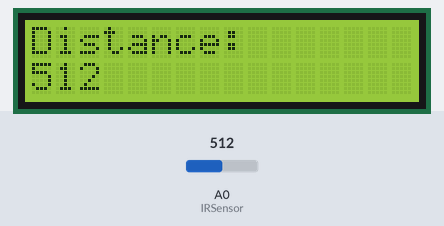
Simulated run of this sketch. Board: Arduino Uno, built with avr-gcc and run on an emulated ATmega328P. Shown: 16×2 character LCD. Inputs (shaded band) come from the test bench; at power-on: A0 (IRSensor) = 512. What the sketch prints to the serial monitor is not drawn.

Above: at 1.2 s.
1.3 s: A0 (IRSensor) set to 0
At 3.0 s:
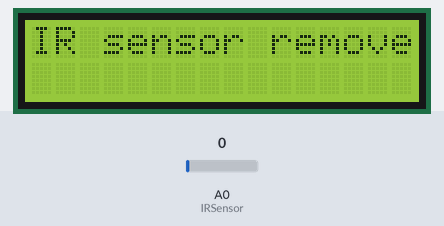
3.5 s: A0 (IRSensor) set to 122
At 4.9 s:
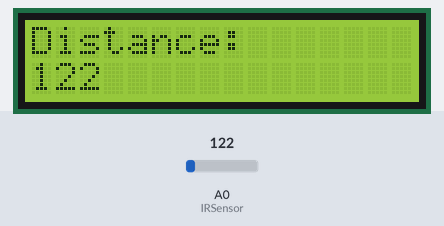
5.5 s: A0 (IRSensor) set to 306
At 6.7 s:
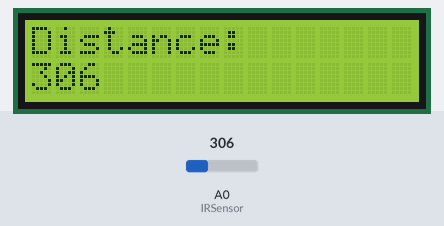
Timing chart, 0 to 8.5 s (numbered marks = the images above; inputs shaded):
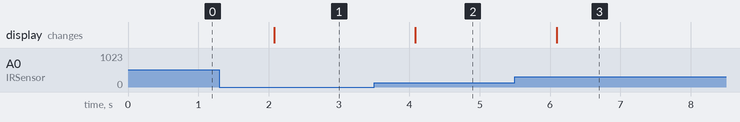

Measured:
- after the input at 1.3 s, the display: changes after 0.78 s (image 1)
- after the input at 3.5 s, the display: changes after 0.59 s (image 2)
- after the input at 5.5 s, the display: changes after 0.60 s (image 3)

The sketch:

Question_3.ino
```cpp
#include <LiquidCrystal.h> // Include the LiquidCrystal library for controlling the LCD display
#include <IRremote.h>      // Include the IRremote library for handling infrared (IR) remote signals

#define IRSensor A0        // Define the analog pin number where the IR sensor module is connected
const int rs = 12, en = 11, d4 = 5, d5 = 4, d6 = 3, d7 = 2; // Define the LCD pins

IRrecv irReceiver(IRSensor); // Create an IRrecv object to receive IR signals
decode_results irResults;   // Variable to store the decoded IR signal data

LiquidCrystal lcd(rs, en, d4, d5, d6, d7); // Create a LiquidCrystal object to control the LCD

void setup() {
  // set up the LCD's number of columns and rows:
  lcd.begin(16, 2); // Initialize the LCD with 16 columns and 2 rows
  Serial.begin(9600); // Start serial communication with a baud rate of 9600

  irReceiver.enableIRIn(); // Enable the IR receiver to receive incoming IR signals
}

void loop() {
  int sensorStatus = analogRead(IRSensor); // Read the analog value from the IR sensor

  if (sensorStatus != 0) { // If the IR sensor is detecting a signal (not zero)
    lcd.clear(); // Clear the LCD screen
    lcd.print("Distance: "); // Print the label "Distance:"
    lcd.setCursor(0, 1); // Set the cursor to the first column of the second row
    lcd.print(sensorStatus); // Print the analog value from the IR sensor on the LCD
    Serial.println(sensorStatus); // Print the analog value to the serial monitor
    irReceiver.resume(); // Resume receiving IR signals in case an IR remote signal was detected

  } else { // If the IR sensor is not detecting any signal (value is zero)
    lcd.clear(); // Clear the LCD screen
    lcd.print("IR sensor removed"); // Print a message indicating that the IR sensor is not detected
    Serial.println("IR sensor removed"); // Print the same message to the serial monitor
  }

  delay(1000); // Wait for one second before updating the LCD and reading the IR sensor again
}
```
